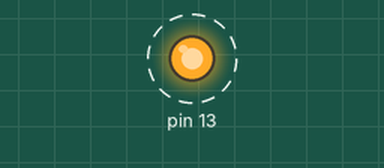
This sketch was run on a simulated Arduino Uno, built with avr-gcc and run on an emulated ATmega328P. Shown: output pins drawn as LEDs (lit = HIGH). Dashed ring = blinking. What the sketch prints to the serial monitor is not drawn.

Above: at 0.5 s.
Timing chart, 0 to 4.6 s (numbered marks = the images above):
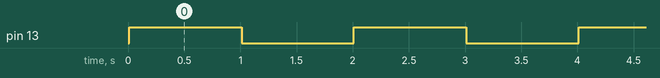

Measured:
- by itself, pin 13: alternates HIGH for 1.0 s and LOW for 1.0 s

The sketch:

nodemcu_test.ino
```cpp
void setup() {
  // initialize digital pin 13 as an output.
  pinMode(13, OUTPUT);

  Serial.begin(115200);
  delay(10);
}

// the loop function runs over and over again forever
void loop() {
  digitalWrite(13, HIGH);   // turn the LED on (HIGH is the voltage level)
  Serial.println("setLed: On");
  delay(1000);              // wait for a second
  digitalWrite(13, LOW);    // turn the LED off by making the voltage LOW
  Serial.println("setLed: Off");
  delay(1000);              // wait for a second
}
```
